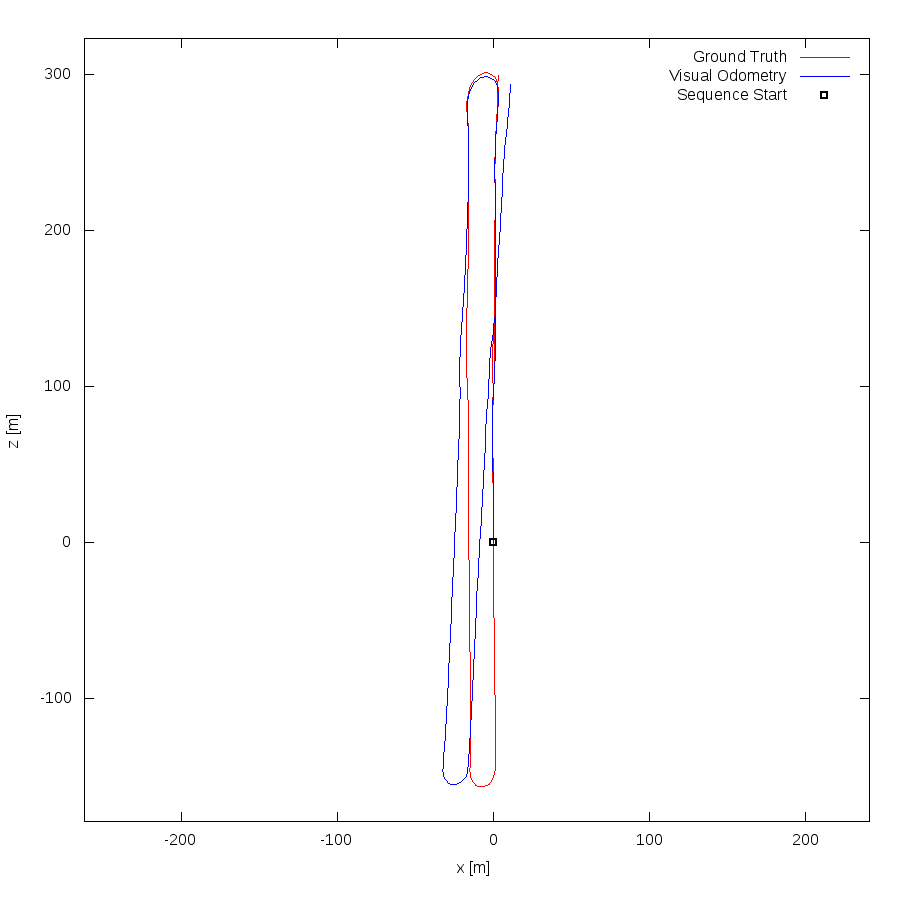

Write the gnuplot code that produced this figure.
set term postscript eps enhanced color
set output "06.eps"
set size ratio -1
set xrange [-262:241]
set yrange [-179:323]
set xlabel "x [m]"
set ylabel "z [m]"
plot "06.txt" using 1:2 lc rgb "#FF0000" title 'Ground Truth' w lines,"06.txt" using 3:4 lc rgb "#0000FF" title 'Visual Odometry' w lines,"< head -1 06.txt" using 1:2 lc rgb "#000000" pt 4 ps 1 lw 2 title 'Sequence Start' w points
